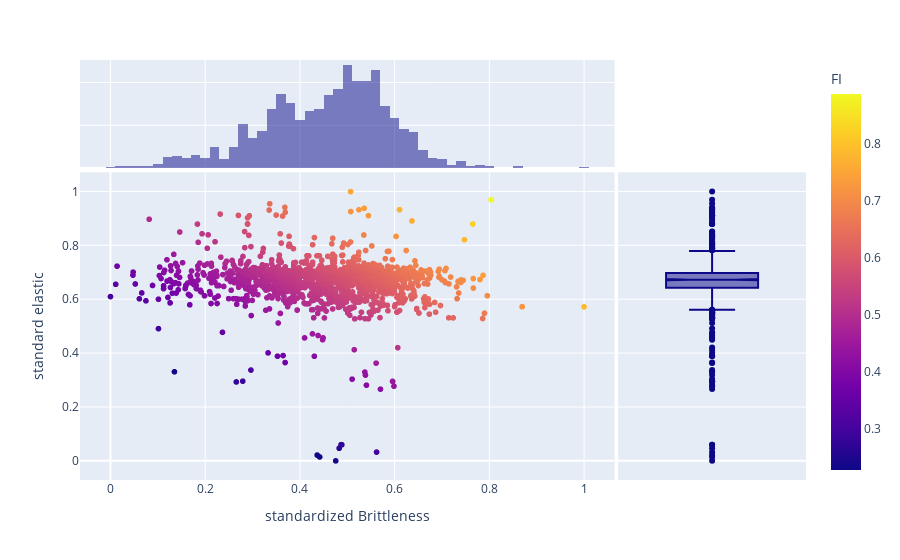

Notebook code for this chart:
### Code cell
fig=px.scatter(Well_1920837_ESS, x='standardized Brittleness', y='standard elastic ',color='FI',marginal_x='histogram',marginal_y='box')
#fig.show(renderer='iframe_connected')
fig

### Figure 1 — Plotly figure (JSON) as saved in the notebook; plotly's stock layout.template omitted (floating-point values rounded to 4 significant figures; data arrays with more than 128 entries replaced by an {"elided": "..."} marker saying what was removed)
{"data": [{"hovertemplate": "standardized Brittleness=%{x}<br>standard elastic =%{y}<br>FI=%{marker.color}<extra></extra>", "legendgroup": "", "marker": {"color": {"elided": "1601 float values"}, "coloraxis": "coloraxis", "symbol": "circle"}, "mode": "markers", "name": "", "showlegend": false, "type": "scattergl", "x": {"elided": "1601 float values"}, "xaxis": "x", "y": {"elided": "1601 float values"}, "yaxis": "y"}, {"alignmentgroup": "True", "bingroup": "x", "hovertemplate": "standardized Brittleness=%{x}<br>count=%{y}<extra></extra>", "legendgroup": "", "marker": {"color": "#0d0887"}, "name": "", "offsetgroup": "", "opacity": 0.5, "showlegend": false, "type": "histogram", "x": {"elided": "1601 float values"}, "xaxis": "x3", "yaxis": "y3"}, {"alignmentgroup": "True", "hovertemplate": "standard elastic =%{y}<extra></extra>", "legendgroup": "", "marker": {"color": "#0d0887", "symbol": "circle"}, "name": "", "notched": true, "offsetgroup": "", "showlegend": false, "type": "box", "xaxis": "x2", "y": {"elided": "1601 float values"}, "yaxis": "y2"}], "layout": {"barmode": "overlay", "coloraxis": {"colorbar": {"title": {"text": "FI"}}, "colorscale": [[0, "#0d0887"], [0.1111, "#46039f"], [0.2222, "#7201a8"], [0.3333, "#9c179e"], [0.4444, "#bd3786"], [0.5556, "#d8576b"], [0.6667, "#ed7953"], [0.7778, "#fb9f3a"], [0.8889, "#fdca26"], [1, "#f0f921"]]}, "legend": {"tracegroupgap": 0}, "margin": {"t": 60}, "xaxis": {"anchor": "y", "domain": [0, 0.7363], "title": {"text": "standardized Brittleness"}}, "xaxis2": {"anchor": "y2", "domain": [0.7413, 1], "matches": "x2", "showgrid": false, "showline": false, "showticklabels": false, "ticks": ""}, "xaxis3": {"anchor": "y3", "domain": [0, 0.7363], "matches": "x", "showgrid": true, "showticklabels": false}, "xaxis4": {"anchor": "y4", "domain": [0.7413, 1], "matches": "x2", "showgrid": false, "showline": false, "showticklabels": false, "ticks": ""}, "yaxis": {"anchor": "x", "domain": [0, 0.7326], "title": {"text": "standard elastic "}}, "yaxis2": {"anchor": "x2", "domain": [0, 0.7326], "matches": "y", "showgrid": true, "showticklabels": false}, "yaxis3": {"anchor": "x3", "domain": [0.7426, 1], "matches": "y3", "showgrid": true, "showline": false, "showticklabels": false, "ticks": ""}, "yaxis4": {"anchor": "x4", "domain": [0.7426, 1], "matches": "y3", "showgrid": true, "showline": false, "showticklabels": false, "ticks": ""}}}
